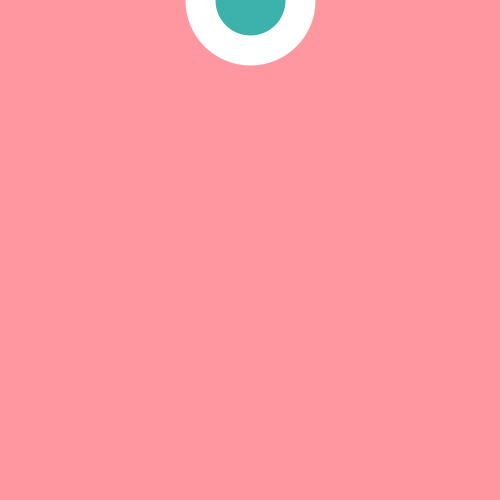
Frame 1 (no input)
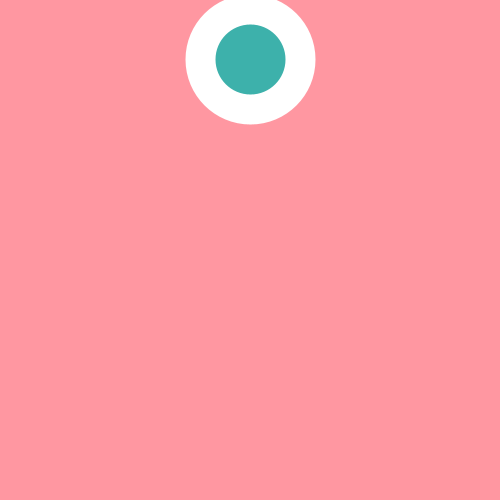
Frame 60 (the mouse pressed at the canvas centre just before this capture)
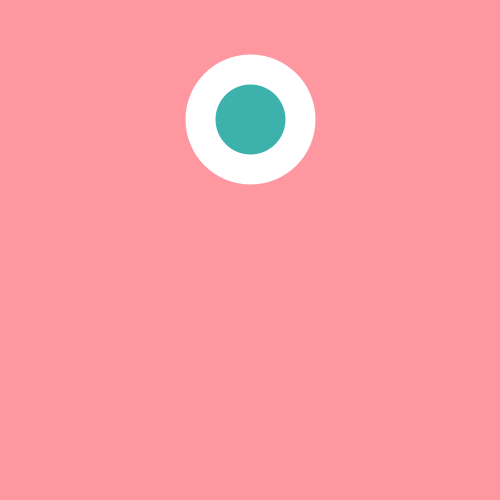
Frame 120 (the mouse held since frame 60 and released just before this capture)

The Processing sketch that drew these frames (run headless with seeded random() and noise(); from frame 60 on, the mouse is pressed at the canvas centre):

// Processing sketch: s04e01PaloSastre
// ── s04e01PaloSastre.pde
//UDD - Expresion Digital II
//s04e01PaloSastre
//pelota que se mueve en la pantalla

float strokeSize;
int c1;
int c2;
int cy;

void setup() {
  size(500, 500);

  strokeSize = 10; //comentario para el uso de la variable
  //strokeSize = 30;
  c1 = color(255, 151, 161); //comentario para el uso de la variable ROSA
  c2 = color(61, 177, 171);  //comentario para el uso de la variable VERDE
  cy = 0; //comentario para el uso de la variable
}

void draw() {

  background(c1);
  //comentario del bloque de texto
  //Ejemplo: circulo de color verde y stroke blanco en la mitad del ancho
  strokeWeight(30);
  //strokeWeight(strokeSize);
  stroke(255);
  fill(c2);
  ellipse(width/2, cy, 100, 100);

  //si el circulo está en la mitad de la pantalla, el strokeweight es 10
  //si el circulo está en la mitad de la pantalla, el background y el color del elipse cambian
  //el comentario es: si el circlo PASA MÁS DE LA MITAD DE LA PANTALLA, tu comentario dice que solamente cuando el circulo está en la mitad, algo pasará
  if (cy >= height/2) {
    //comentario de lo que hace si el if es verdadero
    background(c2);
    strokeWeight(strokeSize);
    stroke(255);
    fill(c1);
    ellipse(width/2, cy, 100, 100);
  } 

  //si la elipse llega abajo, vuelve a arriba
  if (cy == height) {
    cy = 0;
    //strokeSize = 30;
  }

  //el circulo va sumando uno en el eje y
  cy = cy + 1; //para sumar de 1 en 1 el argumento es ++
  //cy++;
}


/*
errores
 0 run
 0 programa
 2 sintaxis: uso de strokeSize, diferencia entre el comentario y lo escrito, dos veces linea 31, 32
 1 código: argumento válido, pero de notación incorrecta linea 50
 6 comentario: falta de comentario del uso de variables y bloques de texto
 0 variables:
 0 ortografía:
 1 notación: carpeta s04e01PaloSastre archivo s04e01PaloSastreLoop.pde 
 1 github: summary = s04e01PaloSastreLoop no es igual al ejercicio s04e01PaloSastre
 */

/*
 Tienes un error de sintaxis en el uso de la variable strokeSize, la creaste para ser usada en strokeWeight
 y en tu programa strokeWeight lo usas dos veces y la variable strokeSize una sola vez.
 Al inicializar la variable strokeSize = 10 solo la usas en el IF, pero debiste usarla en cada momento 
 de strokeWeight, comenté 3 lineas que es lo que debería haber estado escrito con respecto al uso de 
 la variable strokeSize que creaste, las lineas son:
 14 en reemplazo de la 13
 26 en reemplazo de la 25
 añadir la 46
 
 */
